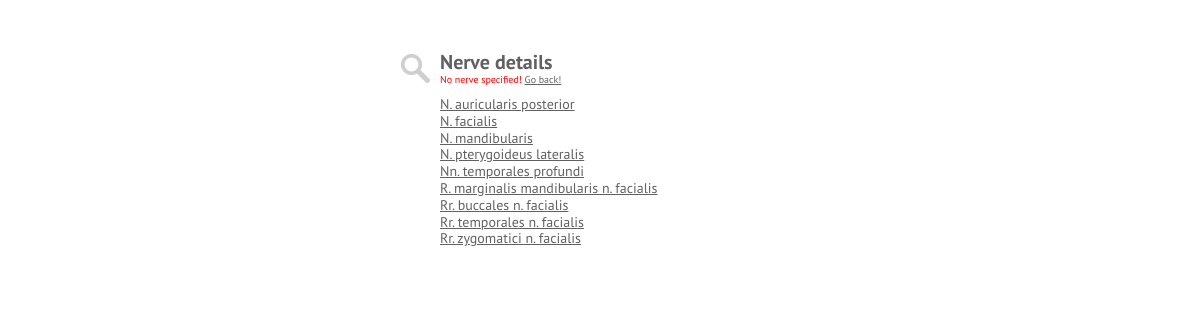
The app's page /nerve.php, older data.
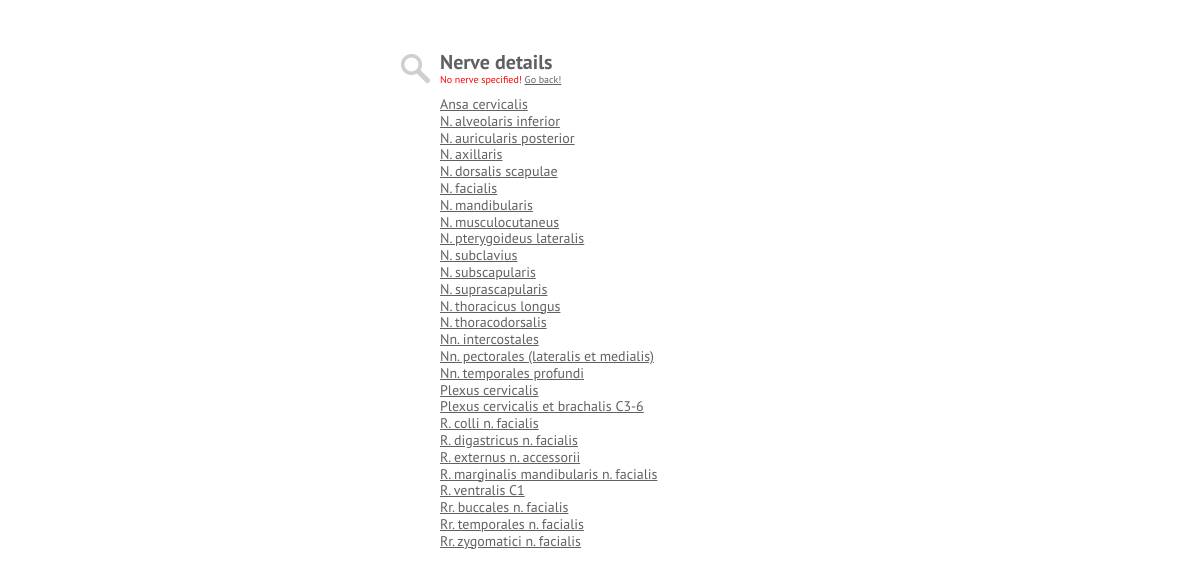
The same page, newer data.
### tables this page shows
CREATE TABLE `tbl_nerves` (
  `id` int(255) NOT NULL AUTO_INCREMENT,
  `lat_name` text NOT NULL,
  `name` text NOT NULL,
  `parent_nerve` varchar(255) NOT NULL,
  PRIMARY KEY (`id`)
);

### nerve.php (the view, shortened to what this page needs)
<?php
require_once("db_cred.php");
$db = new mysqli();
$db->connect($dbhost, $dbuser, $dbpass, $dbname);
$db->set_charset("utf8");
$search_string = preg_replace("/[^A-Za-z0-9]/", " ", $_GET['n']);
$search_string = $db->real_escape_string($search_string);
if (strlen($search_string) >= 1 && $search_string !== ' ') {
	$html  =  '';
	$html .= '<div class="icon"></div>';
	$html .= '<h2 class="title">Nerve details</h2>';
	$html .= '<h1 class="title">nerveLatName</h1>';
	$html .= '<h3 class="title" style="font-style: italic;">nerveName</h3>';
	$html .= '<h3 class="title" style="margin-top: 10px; margin-bottom: 10px;">The following muscles are innervated by this nerve:</h3>';
	$html .= '<ul class="results">';
	$html .= 'musclesPlaceholder';
	$html .= '</ul>';
	$html .= '<br /><h4 class="title"><a href=index.php>New search</a></h4>';
	$nervesql = 'SELECT * FROM tbl_nerves WHERE id = '.$search_string;
	$nervequery = $db->query($nervesql);
	while($nerveresult = $nervequery->fetch_array()) {
		$nervearray[] = $nerveresult;
	}
	if (isset($nervearray)) {
		foreach ($nervearray as $nerveresult) {
			$nerve_id = $nerveresult['id'];
			$nerve_latname = $nerveresult['lat_name'];
			$nerve_name = $nerveresult['name'];
			$output = str_replace('nerveLatName', $nerve_latname, $html);
			$output = str_replace('nerveName', $nerve_name, $output);
			$musclesql = 'SELECT * FROM tbl_muscles WHERE nerve = '.$nerve_id;
			$musclequery = $db->query($musclesql);
			while($muscleresult = $musclequery->fetch_array()) {
				$muscle_latname = $muscleresult['lat_name'];
				$muscle_id = $muscleresult['id'];
				$musclesoutput .= '';
				$musclesoutput .= '<li class="result">';
				$musclesoutput .= '<h3 class="title"><a href="muscle.php?m='.$muscle_id.'">';
				$musclesoutput .= $muscle_latname;
				$musclesoutput .= '</a></h3>';
				$musclesoutput .= '</li>';
			}
		}
		$output = str_replace('musclesPlaceholder', $musclesoutput, $output);
	} else {
		header("Location: index.php");
	}
} else {
	$output  =  '';
	$output .= '<div class="icon"></div>';
	$output .= '<h1 class="title">Nerve details</h1>';
	$output .= '<h5 class="err" style="margin-bottom: 10px;">No nerve specified! <a href="index.php">Go back!</a></h5>';
	$allnervessql = 'SELECT * FROM tbl_nerves ORDER by lat_name ASC';
	$allnervesquery = $db->query($allnervessql);
	while($allnervesresult = $allnervesquery->fetch_array()) {
		$nerve_latname = $allnervesresult['lat_name'];
		$nerve_id = $allnervesresult['id'];
		$output .= '<h3 class="title"><a href="nerve.php?n='.$nerve_id.'">'.$nerve_latname.'</a></h5>';
	}
}
?>
<!DOCTYPE HTML>
<html>
<head>
	<link href="resources/style/style.css" rel="stylesheet" type="text/css" />
</head>
<body>
	<div id="main">
		<?php echo $output; ?>
	</div>
</body>
</html>

### resources/style/style.css (style rules this page uses)
html, body, div, span, applet, object, iframe, h1, h2, h3, h4, h5, h6, p, blockquote, pre, a, abbr, acronym, address, big, cite, code, del, dfn, em, img, ins, kbd, q, s, samp, small, strike, strong, sub, sup, tt, var, u, i, center, dl, dt, dd, ol, ul, li, fieldset, form, label, legend, table, caption, tbody, tfoot, thead, tr, th, td, article, aside, canvas, details, embed, figure, figcaption, footer, header, hgroup, menu, nav, output, ruby, section, summary, time, mark, audio, video { margin: 0; padding: 0; border: 0; font-size: 100%; font: inherit; vertical-align: baseline; font-weight: normal; -webkit-font-smoothing: antialiased; }
body { line-height: 1; }
a { outline: none; text-decoration: none; color: #616161; text-decoration: underline; }
h1 { font-family: 'PT Sans', Verdana, Arial, sans-serif; font-weight: bold; line-height: 1.6em; color: #616161; text-decoration: none; font-size: 20px; }
h3 { font-family: 'PT Sans', Verdana, Arial, sans-serif; line-height: 1.6em; color: #616161; text-decoration: none; font-size: 14px; }
h5 { font-family: 'PT Sans', Verdana, Arial, sans-serif; line-height: 1.6em; color: #ababab; text-decoration: none; font-size: 10px; }
div#main { width: 400px; margin: 50px auto 20px auto; }
.title { line-height: 1.2em; position: relative; margin-left: 40px; }
.err { line-height: 1.2em; position: relative; margin-left: 40px; color: red; }
div.icon { margin-top: 4px; float: left; width: 31px; height: 30px; background-image: url(../images/magnify.gif); background-repeat: no-repeat; -webkit-transition-property: background-position, color; -webkit-transition-duration: .2s, .1s; -webkit-transition-timing-function: linear, linear; -moz-transition-property: background-position, color; -moz-transition-duration: .2s, .1s; -ms-transition-duration: .2s, .1s; -ms-transition-timing-property: linear, linear; -o-transition-property: background-position, color; -o-transition-duration: .2s, .1s; -o-transition-timing-property: linear, linear; transition-property: background-position, color; transition-duration: .2s, .1s; transition-timing-property: linear, linear; }

Row changes from the older to the newer data that the page shows:
added tbl_nerves: lat_name "Ansa cervicalis"
added tbl_nerves: lat_name "N. alveolaris inferior"
added tbl_nerves: lat_name "N. axillaris"
added tbl_nerves: lat_name "N. dorsalis scapulae"
added tbl_nerves: lat_name "N. musculocutaneus"
added tbl_nerves: lat_name "N. subclavius"
added tbl_nerves: lat_name "N. subscapularis"
added tbl_nerves: lat_name "N. suprascapularis"
added tbl_nerves: lat_name "N. thoracicus longus"
added tbl_nerves: lat_name "N. thoracodorsalis"
added tbl_nerves: lat_name "Nn. intercostales"
added tbl_nerves: lat_name "Nn. pectorales (lateralis et medialis)"
added tbl_nerves: lat_name "Plexus cervicalis"
added tbl_nerves: lat_name "Plexus cervicalis et brachalis C3-6"
added tbl_nerves: lat_name "R. colli n. facialis"
added tbl_nerves: lat_name "R. digastricus n. facialis"
added tbl_nerves: lat_name "R. externus n. accessorii"
added tbl_nerves: lat_name "R. ventralis C1"
